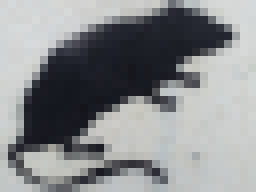
#> input picture scripts/stamps/tinytinyrat.png, 32 x 24 px (shown 8 times larger)
$ python imgTester.py
#> lines starting #> are read from the running program, lines starting #| are printed output that depends on the picture
#> further down, im is the input picture: PIL image 32x24 RGB; mean R, G, B 137.7, 139.9, 141.7
#| RGB
from PIL import Image, ImageDraw, ImageColor
from PIL import ImagePalette

COLORLIST = [
    "#000000",
    "#1D2B53",
    "#7E2553",
    "#008751",
    "#AB5236",
    "#5F574F",
    "#C2C3C7",
    "#FFF1E8",
    "#FF004D",
    "#FFA300",
    "#FFEC27",
    "#00E436",
    "#29ADFF",
    "#83769C",
    "#FF77A8",
    "#FFCCAA",
]

palette =  list(sum([ ImageColor.getcolor(col, "RGB") for col in COLORLIST ], ()))
palette += [255, 238, 217] ## Yellow grid color
palette += [241, 246, 255] ## Blue Grid Color
print(palette)

def quantize_img(img, pal):
    palIm = Image.new('P', (1,1))
    palIm.putpalette(palette)
    return(img.quantize(palette = palIm, dither=Image.Dither.NONE))
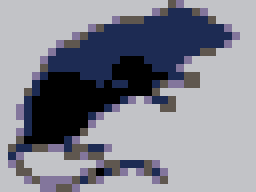
#> returned value: PIL image 32x24 P (shown 8 times larger); mean R, G, B 130.6, 132.4, 143.9
#imgpalette = ImagePalette.ImagePalette(mode="RGBA", palette=COLORLIST)

def gen_stamp(img: Image, outfile: str):
#> called with outfile = '../scripts/stamps/sprayrat.stamp'
    w, h = img.size
#> w = 32; h = 24
    pix = img.getdata()
    with open(outfile, 'w', encoding="utf8") as of:
        for p in range(len(pix)):
            of.write(f"{p % w} {p // w} {pix[p]}\n")

with Image.open("../scripts/stamps/tinytinyrat.png") as im:
    print(im.mode)
    im = quantize_img(im, palette)
    newim = im.convert('P')
    newim.putpalette(palette)
    newim.save("palletized.png", "PNG", optimize=1)#, bits=4)
    gen_stamp(newim, "../scripts/stamps/sprayrat.stamp")
